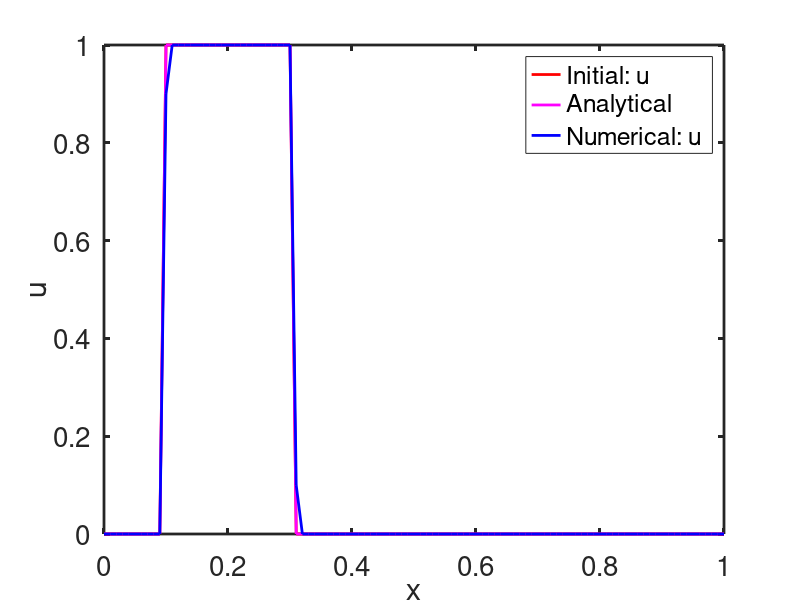
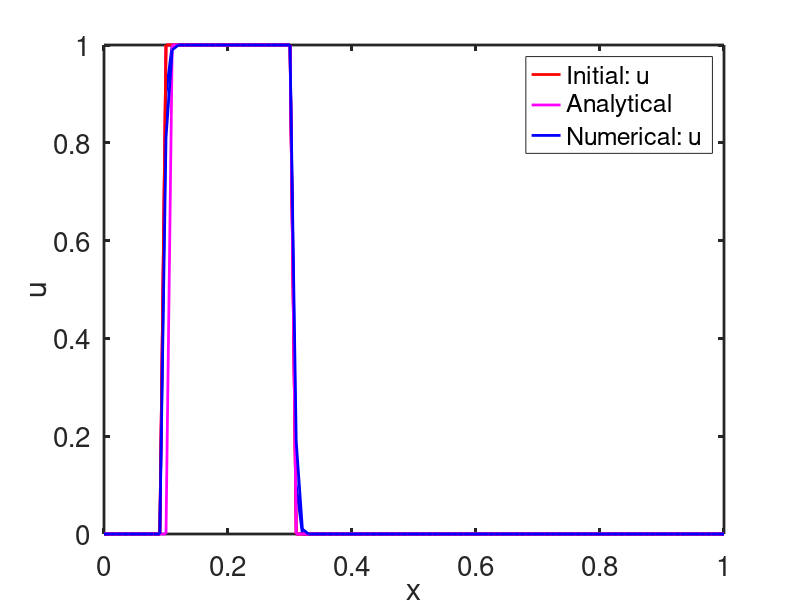
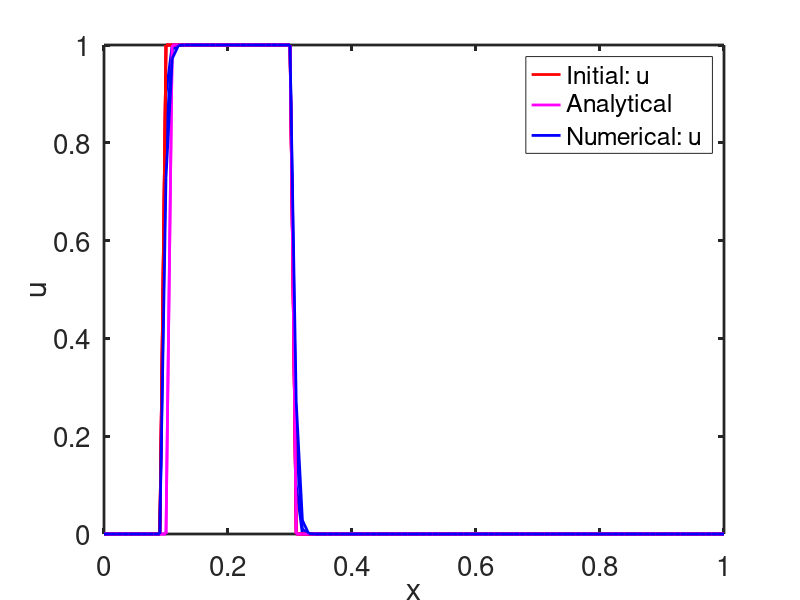
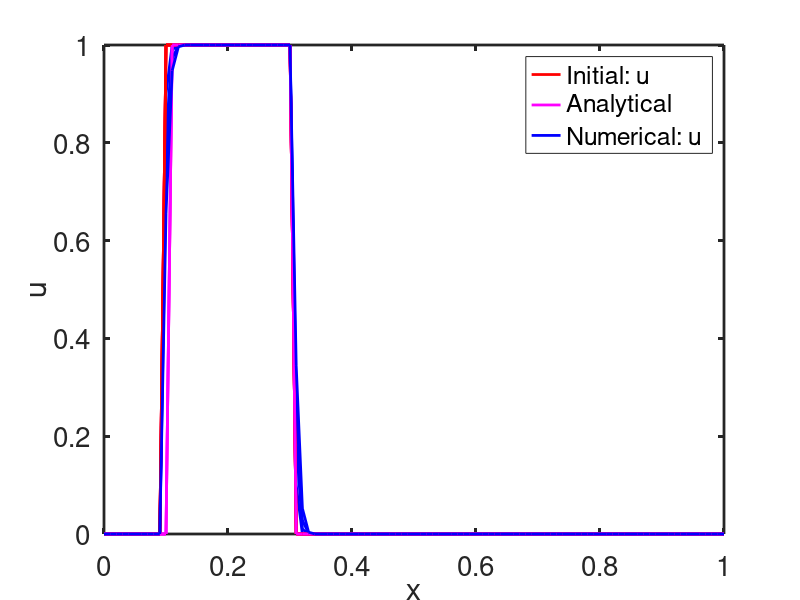

The MATLAB script that drew these images, in order:
%% Numerical solution for du/dt + c du/dx = 0.
close all;
clear all;

% Initial setup parameters.
L = 1;
n_x = 100;
c = 0.1;
t_initial = 0;
t_final = 1;
dt = 0.01;
dx = L/n_x;

% Setup 1D grid.
x = [0:dx:L]';

% Setup initial condition for "u".
u = zeros(size(x));

for i = 1 : length(x)
  if (x(i, 1) >= 0.1) && (x(i, 1) <= 0.3)
    u(i, 1) = 1;
  endif
end

u_initial = u; % Variable to store initial values.
u_analytical = u; % Variable to store analytical solution.

% Print CFL number.
fprintf("CFL number: %.2e\n", c * dt / dx);

count = 1;
for t = t_initial : dt : t_final
  % Store old values.
  u_old = u;

  % Compute analytical solution.
  u_analytical = zeros(size(x));
  for i = 1 : length(x)
    if (x(i, 1) >= 0.1+c*t) && (x(i, 1) <= 0.3+c*t)
      u_analytical(i, 1) = 1;
    endif
  end

  % Print current time.
  fprintf("Time: %.6es\n", t);

  % Solve advection equation. Update 'u'.
  % Ignore boundaries.
  % Forward discretization.
  %for i = 2 : length(x)-1
  %  u(i, 1) = u_old(i, 1) - (c * dt / dx) * (u_old(i+1, 1) - u_old(i, 1));
  %endfor

  % Upwind scheme.
  for i = 2 : length(x)-1
    if (c > 0)
      u(i, 1) = u_old(i, 1) - (c * dt / dx) * (u_old(i, 1) - u_old(i-1, 1));
    else
      u(i, 1) = u_old(i, 1) - (c * dt / dx) * (u_old(i+1, 1) - u_old(i, 1));
    end
  endfor

  % Central difference scheme.
  %for i = 2 : length(x)-1
  %  u(i, 1) = u_old(i, 1) - (c * dt / (2 * dx)) * (u_old(i+1, 1) - u_old(i-1, 1));
  %endfor

  % Plot u.
  close;
  figh = figure(1);
  hold on;
  plot(x, u_initial, '-r', 'linewidth', 2);
  plot(x, u_analytical, '-m', 'linewidth', 2);
  plot(x, u, '-b', 'linewidth', 2);
  legend('Initial: u', 'Analytical', 'Numerical: u', 'location', 'northeast');
  hold on;
  xlabel('x');
  ylabel('u');
  box on;
  set(gca, "linewidth", 2, "fontsize", 20)
  hold off;

  fig_name = sprintf('./a7_wave_eq_images/upwind/%d.png', count);
  saveas(figh, fig_name);

  count = count + 1;

  pause(0.01);
end

